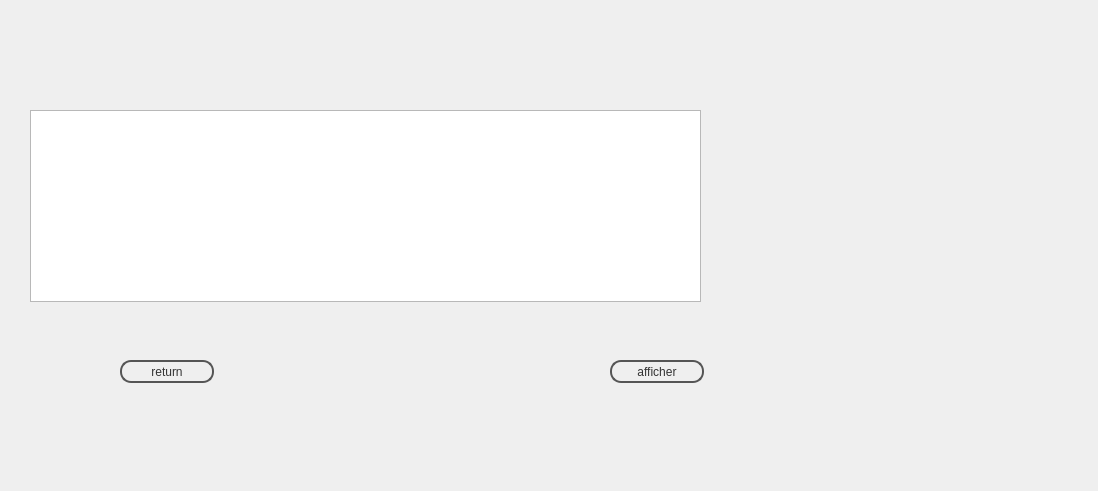
<?xml version="1.0" encoding="UTF-8"?>
<ui version="4.0">
 <class>affichage</class>
 <widget class="QDialog" name="affichage">
  <property name="geometry">
   <rect>
    <x>0</x>
    <y>0</y>
    <width>1098</width>
    <height>491</height>
   </rect>
  </property>
  <property name="windowTitle">
   <string>afficher produit </string>
  </property>
  <property name="modal">
   <bool>false</bool>
  </property>
  <widget class="QLabel" name="label">
   <property name="geometry">
    <rect>
     <x>0</x>
     <y>0</y>
     <width>1101</width>
     <height>491</height>
    </rect>
   </property>
   <property name="text">
    <string/>
   </property>
   <property name="scaledContents">
    <bool>true</bool>
   </property>
  </widget>
  <widget class="QTableView" name="af">
   <property name="geometry">
    <rect>
     <x>30</x>
     <y>110</y>
     <width>671</width>
     <height>192</height>
    </rect>
   </property>
   <property name="font">
    <font>
     <strikeout>false</strikeout>
    </font>
   </property>
   <property name="sortingEnabled">
    <bool>false</bool>
   </property>
   <attribute name="verticalHeaderStretchLastSection">
    <bool>false</bool>
   </attribute>
  </widget>
  <widget class="QPushButton" name="pushButton">
   <property name="geometry">
    <rect>
     <x>610</x>
     <y>360</y>
     <width>94</width>
     <height>23</height>
    </rect>
   </property>
   <property name="styleSheet">
    <string notr="true">color: #333;
border: 2px solid #555;
border-radius: 11px;
padding: 5px;
background: qradialgradient(cx: 0.3, cy: -0.4,
fx: 0.3, fy: -0.4,
radius: 1.35, stop: 0 #fff, stop: 1 #888);
min-width: 80px;</string>
   </property>
   <property name="text">
    <string>afficher</string>
   </property>
  </widget>
  <widget class="QPushButton" name="pushButton_5">
   <property name="geometry">
    <rect>
     <x>120</x>
     <y>360</y>
     <width>94</width>
     <height>23</height>
    </rect>
   </property>
   <property name="styleSheet">
    <string notr="true">color: #333;
border: 2px solid #555;
border-radius: 11px;
padding: 5px;
background: qradialgradient(cx: 0.3, cy: -0.4,
fx: 0.3, fy: -0.4,
radius: 1.35, stop: 0 #fff, stop: 1 #888);
min-width: 80px;</string>
   </property>
   <property name="text">
    <string>return</string>
   </property>
  </widget>
 </widget>
 <resources/>
 <connections>
  <connection>
   <sender>pushButton_5</sender>
   <signal>clicked()</signal>
   <receiver>affichage</receiver>
   <slot>close()</slot>
   <hints>
    <hint type="sourcelabel">
     <x>140</x>
     <y>361</y>
    </hint>
    <hint type="destinationlabel">
     <x>-3</x>
     <y>359</y>
    </hint>
   </hints>
  </connection>
 </connections>
</ui>
